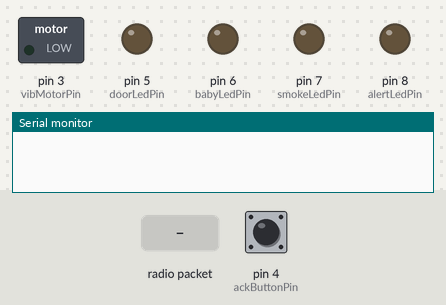
This sketch was run on a simulated Arduino Uno, built with avr-gcc and run on an emulated ATmega328P. On the bench: switched loads named in the sketch (green lamp = pin HIGH), output pins drawn as LEDs (lit = HIGH), the last lines printed to the serial monitor. Dashed ring = blinking. Inputs (shaded band) come from the test bench; at power-on: pin 4 (ackButtonPin) HIGH. No radio packets arrive unless stated.

Above: at 1.2 s.
1.3 s: radio packet "DOOR" arrives
At 1.37 s:
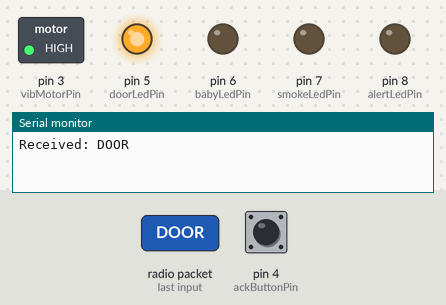
4.3 s: radio packet "BABY" arrives
At 4.5 s:
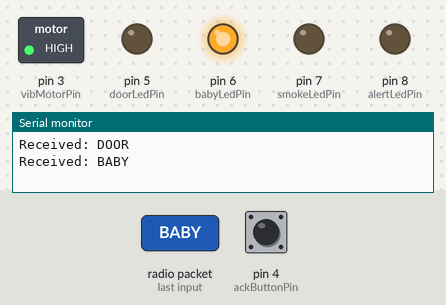
7.3 s: radio packet "SMOKE" arrives
At 10.0 s:
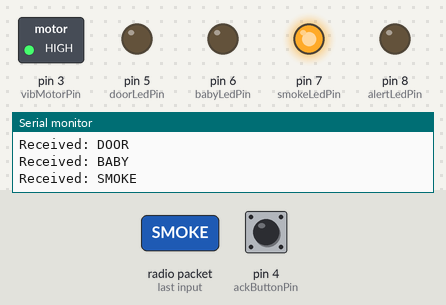
10.3 s: pin 4 (ackButtonPin) pulled LOW for 3.2 s
At 12.1 s:
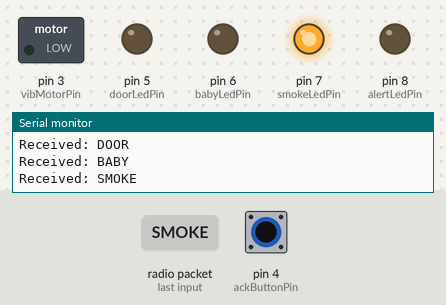
15.0 s: radio packet "ALERT" arrives
At 15.7 s:
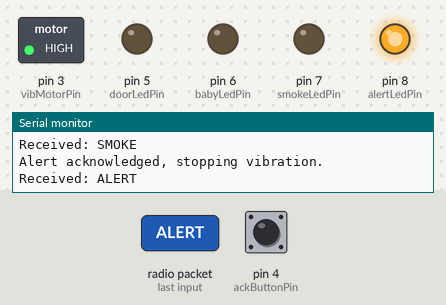
Timing chart, 0 to 18.0 s (numbered marks = the images above; inputs shaded):
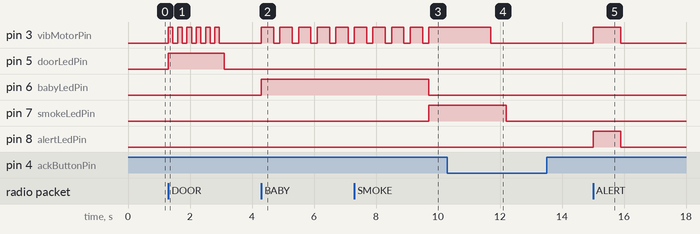

Measured:
- after the input at 1.3 s, pin 3 (vibMotorPin): alternates HIGH for 0.15 s and LOW for 0.15 s, 12 changes in all, then stays LOW, starting at once; pin 5 (doorLedPin): LOW → HIGH at once, → LOW 1.8 s later
- after the input at 4.3 s, pin 3 (vibMotorPin): alternates HIGH for 0.40 s and LOW for 0.20 s, starting at once; pin 6 (babyLedPin): LOW → HIGH at once
- after the input at 7.3 s, pin 7 (smokeLedPin): LOW → HIGH after 2.4 s
- after the input at 10.3 s, pin 3 (vibMotorPin): goes on until 11.7 s, then stays LOW; pin 7 (smokeLedPin): HIGH → LOW after 1.9 s
- after the input at 15.0 s, pin 3 (vibMotorPin), pin 8 (alertLedPin): LOW → HIGH at once, → LOW 0.90 s later

The sketch:

REVEIVER_CDE-MULTITRIGGER_2.ino
```cpp
#include <SPI.h>
#include <nRF24L01.h>
#include <RF24.h>

RF24 radio(9, 10);
const byte address[6] = "00001";

const int vibMotorPin = 3;
const int ackButtonPin = 4;

// LEDs
const int doorLedPin = 5;
const int babyLedPin = 6;
const int smokeLedPin = 7;
const int alertLedPin = 8;

void setup() {
  Serial.begin(9600);
  pinMode(vibMotorPin, OUTPUT);
  pinMode(ackButtonPin, INPUT_PULLUP);

  pinMode(doorLedPin, OUTPUT);
  pinMode(babyLedPin, OUTPUT);
  pinMode(smokeLedPin, OUTPUT);
  pinMode(alertLedPin, OUTPUT);

  radio.begin();
  radio.openReadingPipe(0, address);
  radio.setPALevel(RF24_PA_LOW);
  radio.startListening();
}

void buzzPattern(String type) {
  // Reset LEDs
  digitalWrite(doorLedPin, LOW);
  digitalWrite(babyLedPin, LOW);
  digitalWrite(smokeLedPin, LOW);
  digitalWrite(alertLedPin, LOW);

  if (type == "DOOR") {
    digitalWrite(doorLedPin, HIGH);
    for (int i = 0; i < 2; i++) {
      digitalWrite(vibMotorPin, HIGH);
      delay(150);
      digitalWrite(vibMotorPin, LOW);
      delay(150);
    }
    digitalWrite(doorLedPin, LOW);

  } else if (type == "BABY") {
    digitalWrite(babyLedPin, HIGH);
    for (int i = 0; i < 3; i++) {
      digitalWrite(vibMotorPin, HIGH);
      delay(400);
      digitalWrite(vibMotorPin, LOW);
      delay(200);
    }
    digitalWrite(babyLedPin, LOW);

  } else if (type == "SMOKE") {
    digitalWrite(smokeLedPin, HIGH);
    for (int i = 0; i < 3; i++) {
      digitalWrite(vibMotorPin, HIGH);
      delay(2000);
      digitalWrite(vibMotorPin, LOW);
      delay(500);
      if (digitalRead(ackButtonPin) == LOW) break;
    }
    digitalWrite(smokeLedPin, LOW);

  } else if (type == "ALERT") {
    digitalWrite(alertLedPin, HIGH);
    digitalWrite(vibMotorPin, HIGH);
    delay(300);
    digitalWrite(vibMotorPin, LOW);
    digitalWrite(alertLedPin, LOW);
  }
}

void loop() {
  if (radio.available()) {
    char text[32] = "";
    radio.read(&text, sizeof(text));
    Serial.print("Received: ");
    Serial.println(text);

    for (int repeat = 0; repeat < 3; repeat++) {
      if (digitalRead(ackButtonPin) == LOW) {
        Serial.println("Alert acknowledged, stopping vibration.");
        digitalWrite(vibMotorPin, LOW);
        digitalWrite(doorLedPin, LOW);
        digitalWrite(babyLedPin, LOW);
        digitalWrite(smokeLedPin, LOW);
        digitalWrite(alertLedPin, LOW);
        break;
      }
      buzzPattern(String(text));
    }
  }
}
```
